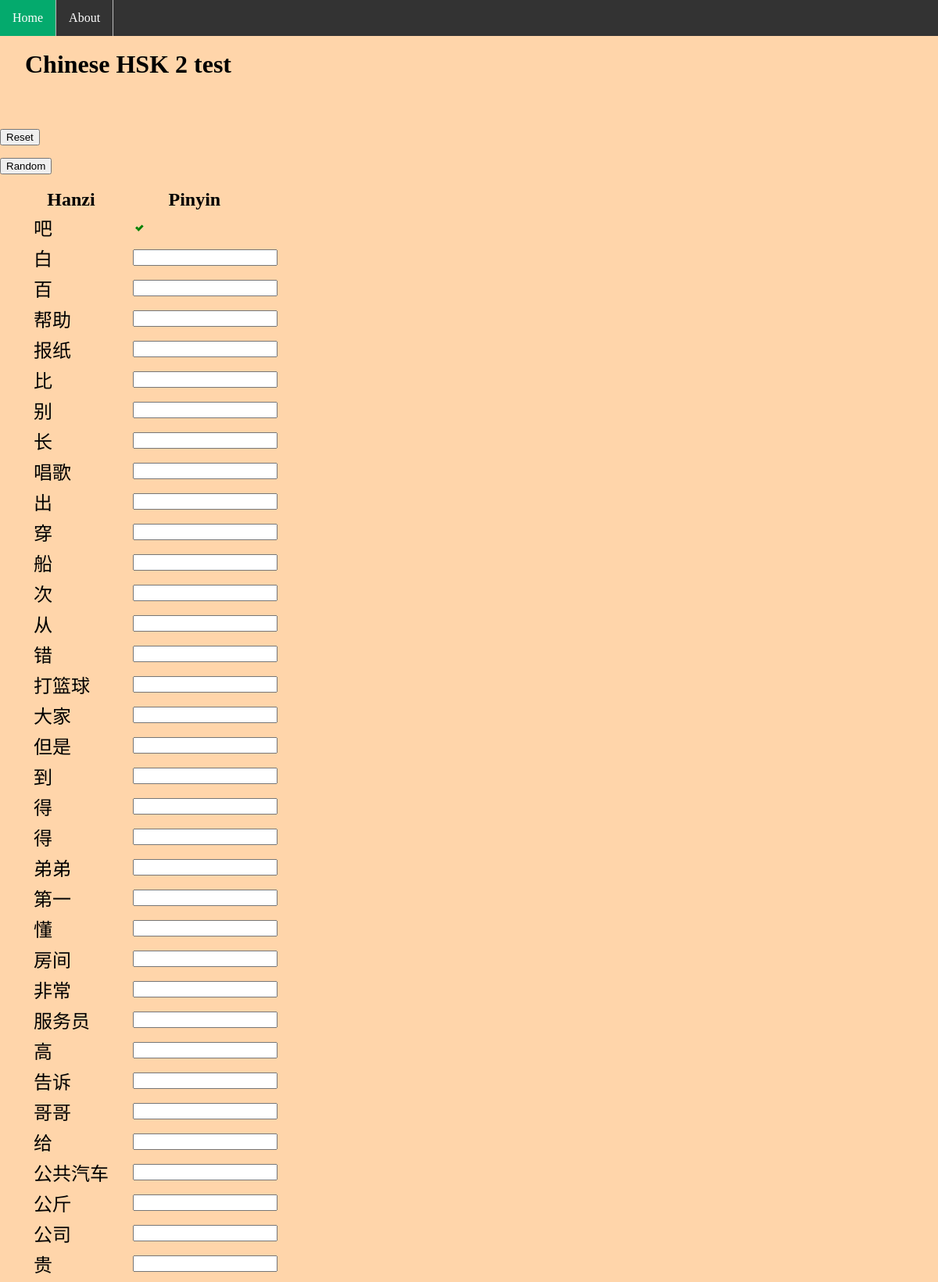
/test/2/ (upper part), run on the app's committed database.
### chinesetest/models.py (models this page shows, shortened)
class Word(models.Model):
    hanzi = models.CharField(max_length=30)
    pinyin = models.CharField(max_length=30)
    solved = models.BooleanField(default=False)
    hsk = models.IntegerField()

### chinesetest/views.py (the view)
# urls.py: path('test/<int:hsk>/', views.test, name='test'),
def test(request, hsk):
    words = Word.objects.filter(hsk=hsk)
    context = {'words_list': words, 'hsk': hsk, 'full_test': True}
    return render(request, 'test.html', context)

### chinesetest/templates/test.html (shortened to what this page needs)
{% extends "base.html" %}
{% block content %}
	<h1>Chinese HSK {{ hsk }} test</h1>
	<form action="{% url 'chinesetest:reset' hsk %}">
		<input type="submit" value="Reset" name="reset">
	</form>
    <form action="{% url 'chinesetest:random' hsk %}">
		<input type="submit" value="Random" name="random">
	</form>
	<div id="word_list">
		<ul>
			<form action="{% url 'chinesetest:check' %}" method="POST" autocomplete="off" id="words_form">
				<table>
						<tr>
							<th>Hanzi</th>
							<th>Pinyin</th>
						</tr>
					{% for word in words_list %}
						<tr>
							<td>{{ word.hanzi }}</td>
                            {% if word.solved %}
                                <td>
                                    <span class="checkmark">
                                        <div class="checkmark_stem"></div>
                                        <div class="checkmark_kick"></div>
                                    </span>
                                </td>
                            {% else %}
                                <td><input id="text_input" type="text" name="pinyin"></td>
                                <td><input type="hidden" value="{{ word.id }}" name="word_id"/></td>
                            {% endif %}
						</tr>
				    {% endfor %}
				</table>
			</form>
		</ul>
	</div>
{% endblock content %}

### chinesetest/static/style.css (style rules this page uses)
body { background-color: #FFD5AA; margin-left: 0; }
h1 { margin: 2em 1em; }
table { font-size: 1.5em; }
ul { list-style-type: none; }
#text_input { margin-left: 2em; }
.checkmark { display:inline-block; width: 22px; height:22px; -ms-transform: rotate(45deg); -webkit-transform: rotate(45deg); transform: rotate(45deg); margin-left: 1em; }
.checkmark_stem { position: absolute; width:3px; height:9px; background-color:green; left:11px; top:6px; }
.checkmark_kick { position: absolute; width:3px; height:3px; background-color:green; left:8px; top:12px; }

### data on the page
Word: hanzi "吧", solved True (drawn)
Word: hanzi "白"
Word: hanzi "百"
Word: hanzi "帮助"
Word: hanzi "报纸"
Word: hanzi "比"
Word: hanzi "别"
Word: hanzi "长"
Word: hanzi "唱歌"
Word: hanzi "出"
Word: hanzi "穿"
Word: hanzi "船"
Word: hanzi "次"
Word: hanzi "从"
Word: hanzi "错"
Word: hanzi "打篮球"
Word: hanzi "大家"
Word: hanzi "但是"
Word: hanzi "到"
Word: hanzi "得"
Word: hanzi "得"
Word: hanzi "弟弟"
Word: hanzi "第一"
Word: hanzi "懂"
Word: hanzi "房间"
Word: hanzi "非常"
Word: hanzi "服务员"
Word: hanzi "高"
Word: hanzi "告诉"
Word: hanzi "哥哥"
Word: hanzi "给"
Word: hanzi "公共汽车"
Word: hanzi "公斤"
Word: hanzi "公司"
Word: hanzi "贵"

### other printed values
{{ hsk }} "2"
